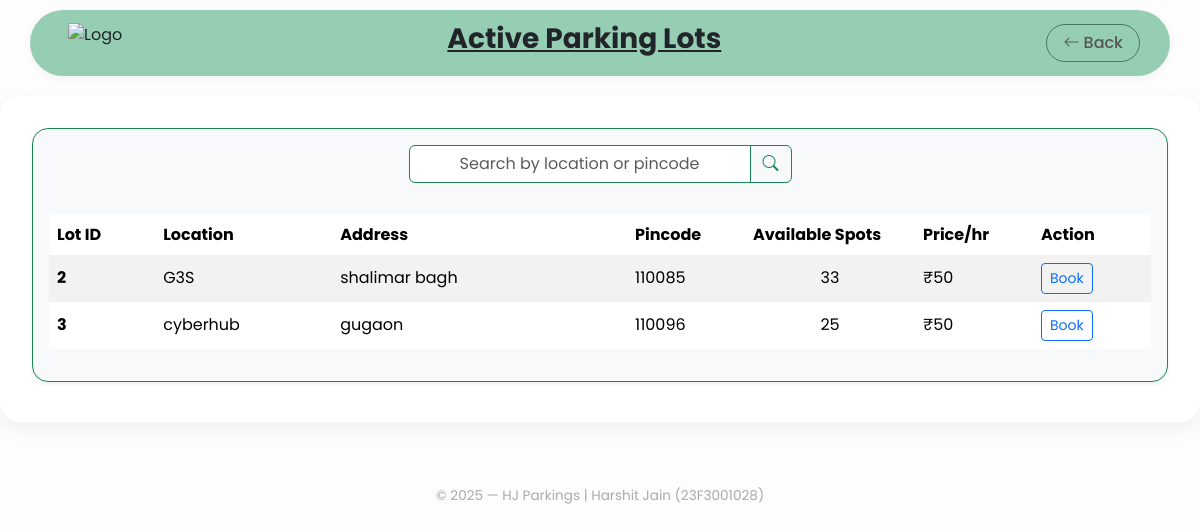
The page /locations (signed in) on the database as committed earlier.
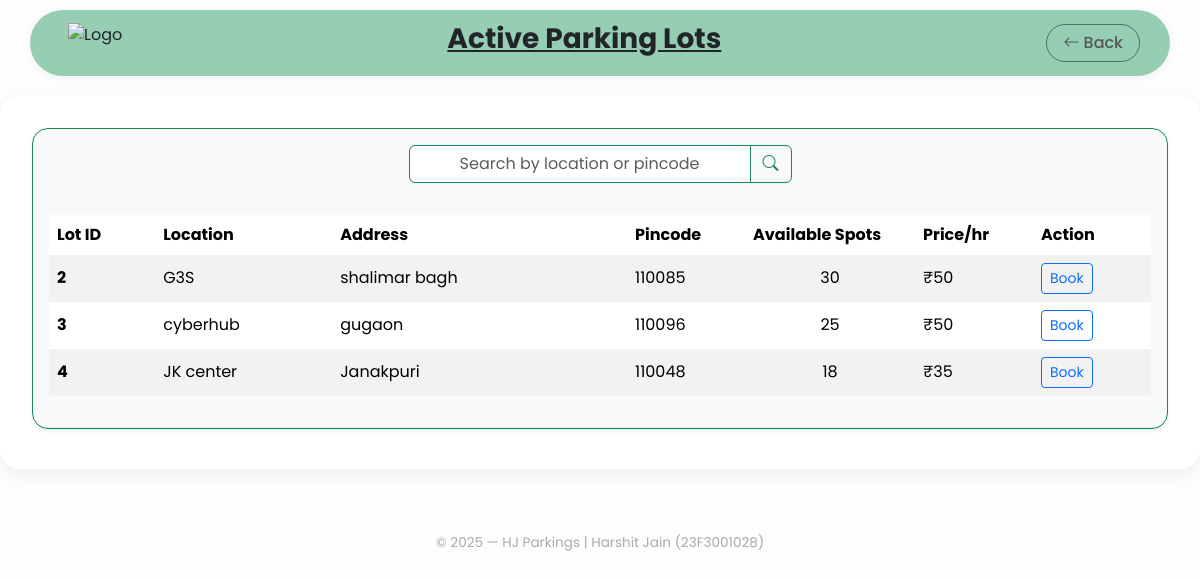
The same page on the database as committed later.
### app/models/parking_lot.py (models this page shows, shortened)
class parking_lot(db.Model):
    __tablename__ = 'parking_lot'
    lot_id = db.Column(db.Integer, primary_key=True, autoincrement=True)
    location = db.Column(db.String(100), nullable=False)
    address = db.Column(db.String(250), nullable=False)
    pin_code = db.Column(db.Integer, nullable=False)
    total_spots = db.Column(db.Integer, nullable=False)
    price = db.Column(db.Integer, nullable=False)
    status = db.Column(db.String(20), default='active')  # 'active', 'deleted'
    spots = db.relationship('parking_spot', backref='lot', lazy=True)
    @property
    def available_spots(self):
        return len([spot for spot in self.spots if spot.is_active and spot.status != 'occupied'])

### app/models/parking_spot.py (models this page shows)
class parking_spot(db.Model):
    __tablename__ = 'parking_spot'
    spot_id = db.Column(db.Integer, primary_key=True, autoincrement=True)
    lot_id = db.Column(db.Integer, db.ForeignKey('parking_lot.lot_id', ondelete='RESTRICT', onupdate='CASCADE'))
    status = db.Column(db.String(20), nullable=False) # status = 'occupied' or 'available'
    is_active = db.Column(db.Boolean, default=True)  # True = exists, False = deleted

### app/routes/client.py (the view, shortened to what this page needs)
@client_bp.route('/locations', methods=['POST', 'GET'])
@user_authentication
def locations():
    filters = [parking_lot.status == 'active']  # Base filter
    data = parking_lot.query.filter(*filters).all()
    return render_template('client/locations.html', data=data)

### app/routes/client.py (called while the page is built)
def user_authentication(f):
    @wraps(f)
    def decorated_function(*args, **kwargs):
        if 'user' not in session:
            return redirect(url_for('auth.login'))
        return f(*args, **kwargs)
    return decorated_function

### app/templates/client/locations.html (shortened to what this page needs)
{% extends "client/base.html" %}
{% block back %} {{ url_for('client.dashboard') }}{%endblock%}
{% block heading %} Active Parking Lots {% endblock %}
{% block content %}
<div class="container col-lg-12 mb-2 border border-success rounded-4 shadow-sm p-3 bg-light">
<form action="{{ url_for('client.locations') }}" method="POST" class="d-flex justify-content-center align-items-center" role="search">
    <div class="input-group w-auto">
        <input type="text" id="searchbox" name="search_for" class="form-control text-center border-success" placeholder="Search by location or pincode" required>
        <button type="submit" class="btn btn-outline-success" aria-label="Search">
            <i class="bi bi-search"></i>
        </button>
    </div>
</form>
<div class="table-responsive mt-3">
<table class="table table-striped table-borderless align-middle table-hover mt-3 w-100">
    <thead>
        <tr>
            <th style="min-width: 90px;">Lot ID</th>
            <th style="min-width: 150px;">Location</th>
            <th style="min-width: 250px;">Address</th>
            <th style="min-width: 100px;">Pincode</th>
            <th style="min-width: 130px; ">Available Spots</th>
            <th style="min-width: 100px;">Price/hr</th>
            <th style="min-width: 100px;">Action</th>
        </tr>
    </thead>
    <tbody>
        {% for lot in data %}
        <tr>
            <th scope="row">{{ lot.lot_id }}</th>
            <td>{{ lot.location }}</td>
            <td>{{ lot.address }}</td>
            <td>{{ lot.pin_code }}</td>
            <td style="text-align: center;">{{ lot.available_spots }}</td>
            <td>₹{{ lot.price }}</td>
            <td>
                {% if lot.available_spots > 0 %}
                    <a href="{{ url_for('client.booking', lot_id=lot.lot_id) }}" class="btn btn-outline-primary btn-sm">Book</a>
                {% else %}
                    <span class="text-danger">Unavailable</span>
                {% endif %}
            </td>
        </tr>
        {% else %}
        <tr>
            <td colspan="7" class="text-center text-muted">No active lots found.</td>
        </tr>
        {% endfor %}
    </tbody>
</table>
</div>
</div>
{% endblock %}

Rows that differ between the two databases and show on the page:
changed through a linked row, parking_lot "shalimar bagh": available_spots "33" → "30"
added parking_lot: lot_id "4", location "JK center", address "Janakpuri", pin_code "110048", available_spots "18", price "35"
